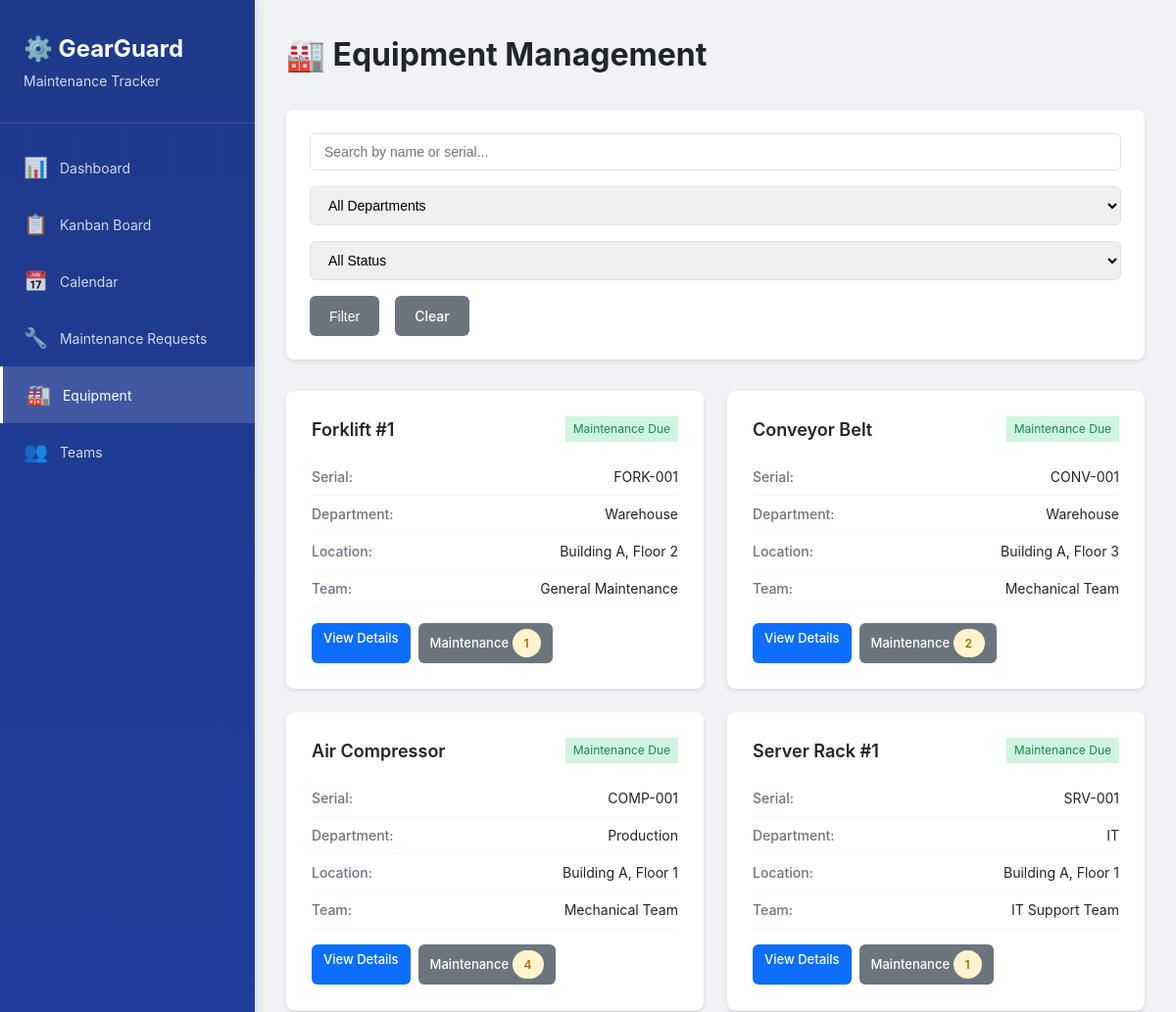
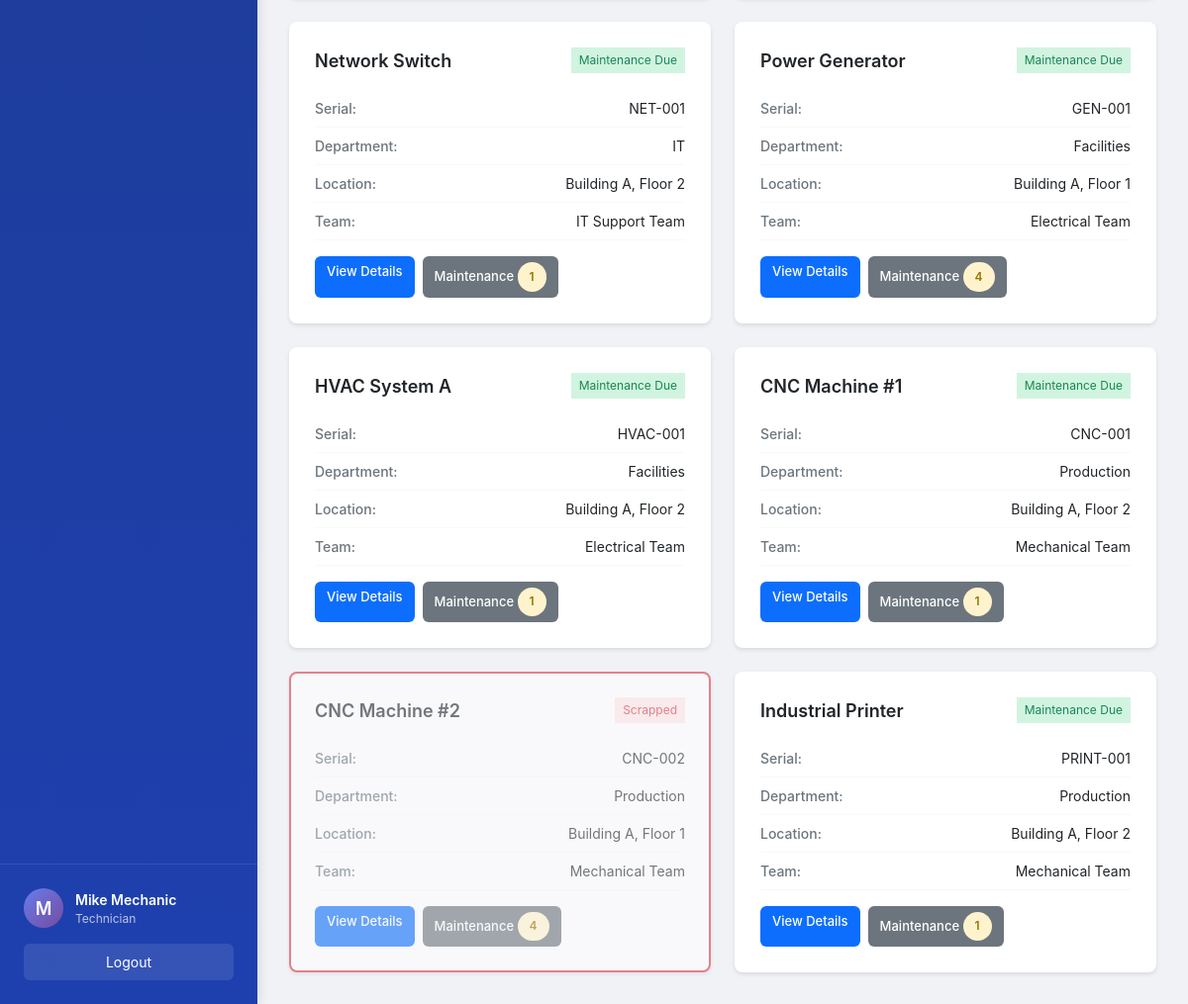
Page /equipment/ (signed in) on the committed database (2 pictures, top to bottom).
### models.py (models this page shows, shortened)
class User(UserMixin, db.Model):
    __tablename__ = 'users'
    id = db.Column(db.Integer, primary_key=True)
    name = db.Column(db.String(100), nullable=False)
    email = db.Column(db.String(120), unique=True, nullable=False)
    password_hash = db.Column(db.String(200), nullable=False)
    role = db.Column(db.String(20), nullable=False, default='Technician')
    reset_token = db.Column(db.String(100), unique=True)
    reset_token_expiry = db.Column(db.DateTime)
    created_at = db.Column(db.DateTime, default=datetime.utcnow)
    teams = db.relationship('Team', secondary=team_members,
                            backref=db.backref('members', lazy='joined'))
    assigned_requests = db.relationship('MaintenanceRequest',
                                        foreign_keys='MaintenanceRequest.assigned_technician_id',
                                        backref='assigned_technician',
                                        lazy='dynamic')
    def is_manager(self):
        return self.role in ['Admin', 'Manager']

class Equipment(db.Model):
    __tablename__ = 'equipment'
    id = db.Column(db.Integer, primary_key=True)
    name = db.Column(db.String(200), nullable=False)
    serial_number = db.Column(db.String(100), unique=True, nullable=False)
    department = db.Column(db.String(100), nullable=False)
    assigned_employee = db.Column(db.String(100))
    team_id = db.Column(db.Integer, db.ForeignKey('teams.id'), nullable=False)
    default_technician_id = db.Column(db.Integer, db.ForeignKey('users.id'))
    purchase_date = db.Column(db.Date)
    warranty_expiry = db.Column(db.Date)
    location = db.Column(db.String(200))
    is_scrapped = db.Column(db.Boolean, default=False)
    created_at = db.Column(db.DateTime, default=datetime.utcnow)
    default_technician = db.relationship(
        'User', foreign_keys=[default_technician_id])
    maintenance_requests = db.relationship('MaintenanceRequest',
                                           backref='equipment',
                                           lazy='dynamic',
                                           cascade='all, delete-orphan')
    def get_open_requests_count(self):
        return self.maintenance_requests.filter(
            MaintenanceRequest.status.in_(['New', 'In Progress'])
        ).count()
    def get_status_badge(self):
        if self.is_scrapped:
            return 'Scrapped'
        if self.get_open_requests_count() > 0:
            return 'Maintenance Due'
        return 'Operational'

class Team(db.Model):
    __tablename__ = 'teams'
    id = db.Column(db.Integer, primary_key=True)
    name = db.Column(db.String(100), nullable=False, unique=True)
    description = db.Column(db.Text)
    created_at = db.Column(db.DateTime, default=datetime.utcnow)
    equipment = db.relationship(
        'Equipment', backref='maintenance_team', lazy='dynamic')
    requests = db.relationship(
        'MaintenanceRequest', backref='team', lazy='dynamic')

### routes/equipment.py (the view, shortened to what this page needs)
@equipment_bp.route('/')
@login_required
def list_equipment():
    department = request.args.get('department', '')
    employee = request.args.get('employee', '')
    status = request.args.get('status', '')
    search = request.args.get('search', '')
    query = Equipment.query
    if department:
        query = query.filter_by(department=department)
    if employee:
        query = query.filter(Equipment.assigned_employee.contains(employee))
    if status == 'scrapped':
        query = query.filter_by(is_scrapped=True)
    elif status == 'operational':
        query = query.filter_by(is_scrapped=False)
    equipment_list = query.order_by(Equipment.created_at.desc()).all()
    departments = db.session.query(Equipment.department).distinct().all()
    departments = [d[0] for d in departments]
    return render_template('equipment/list.html',
                          equipment_list=equipment_list,
                          departments=departments,
                          filters={'department': department, 'employee': employee, 'status': status, 'search': search})

### app.py (called while the page is built)
@login_manager.user_loader
def load_user(user_id):
    return User.query.get(int(user_id))

@app.context_processor
def inject_user():
    return dict(current_user=current_user, now=datetime.now())

### templates/equipment/list.html (shortened to what this page needs)
{% extends "base.html" %}
{% block content %}
<div class="container-fluid">
    <div class="page-header">
        <h1>🏭 Equipment Management</h1>
    </div>
    <div class="filter-section">
        <form method="GET" class="filter-form">
            <input type="text" name="search" placeholder="Search by name or serial..."
                   value="{{ filters.search }}" class="form-control">
            <select name="department" class="form-control">
                <option value="">All Departments</option>
            </select>
            <select name="status" class="form-control">
                <option value="">All Status</option>
            </select>
            <button type="submit" class="btn btn-secondary">Filter</button>
            <a href="{{ url_for('equipment.list_equipment') }}" class="btn btn-secondary">Clear</a>
        </form>
    </div>
    <div class="equipment-grid">
        {% for equipment in equipment_list %}
        <div class="equipment-card {% if equipment.is_scrapped %}scrapped{% endif %}">
            <div class="equipment-header">
                <h3>{{ equipment.name }}</h3>
                <span class="equipment-badge {{ 'badge-danger' if equipment.is_scrapped else 'badge-success' }}">
                    {{ equipment.get_status_badge() }}
                </span>
            </div>
            <div class="equipment-info">
                <div class="info-row">
                    <span class="info-label">Serial:</span>
                    <span>{{ equipment.serial_number }}</span>
                </div>
                <div class="info-row">
                    <span class="info-label">Department:</span>
                    <span>{{ equipment.department }}</span>
                </div>
                <div class="info-row">
                    <span class="info-label">Location:</span>
                    <span>{{ equipment.location or '-' }}</span>
                </div>
                <div class="info-row">
                    <span class="info-label">Team:</span>
                    <span>{{ equipment.maintenance_team.name }}</span>
                </div>
            </div>
            <div class="equipment-actions">
                <a href="{{ url_for('equipment.view', id=equipment.id) }}" class="btn btn-sm btn-primary">View Details</a>
                <a href="{{ url_for('requests.list_requests') }}?equipment={{ equipment.id }}" class="btn btn-sm btn-secondary">
                    Maintenance
                    {% if equipment.get_open_requests_count() > 0 %}
                    <span class="badge badge-warning">{{ equipment.get_open_requests_count() }}</span>
                    {% endif %}
                </a>
            </div>
        </div>
        {% endfor %}
    </div>
</div>
{% endblock %}

### templates/base.html (shortened to what this page needs)
<!DOCTYPE html>
<html lang="en">
<head>
    <link rel="stylesheet" href="{{ url_for('static', filename='css/style.css') }}">
</head>
<body>
    {% if current_user.is_authenticated %}
    <div class="sidebar">
        <div class="sidebar-header">
            <h2>⚙️ GearGuard</h2>
            <p class="sidebar-subtitle">Maintenance Tracker</p>
        </div>
        <nav class="sidebar-nav">
            <a href="{{ url_for('dashboard.index') }}" class="nav-item {% if request.endpoint == 'dashboard.index' %}active{% endif %}">
                <span class="nav-icon">📊</span>
                <span>Dashboard</span>
            </a>
            <a href="{{ url_for('dashboard.kanban') }}" class="nav-item {% if request.endpoint == 'dashboard.kanban' %}active{% endif %}">
                <span class="nav-icon">📋</span>
                <span>Kanban Board</span>
            </a>
            <a href="{{ url_for('dashboard.calendar') }}" class="nav-item {% if request.endpoint == 'dashboard.calendar' %}active{% endif %}">
                <span class="nav-icon">📅</span>
                <span>Calendar</span>
            </a>
            <a href="{{ url_for('requests.list_requests') }}" class="nav-item {% if 'requests' in request.endpoint %}active{% endif %}">
                <span class="nav-icon">🔧</span>
                <span>Maintenance Requests</span>
            </a>
            <a href="{{ url_for('equipment.list_equipment') }}" class="nav-item {% if 'equipment' in request.endpoint %}active{% endif %}">
                <span class="nav-icon">🏭</span>
                <span>Equipment</span>
            </a>
            <a href="{{ url_for('teams.list_teams') }}" class="nav-item {% if 'teams' in request.endpoint %}active{% endif %}">
                <span class="nav-icon">👥</span>
                <span>Teams</span>
            </a>
        </nav>
        <div class="sidebar-footer">
            <div class="user-info">
                <div class="user-avatar">{{ current_user.name[0].upper() }}</div>
                <div class="user-details">
                    <div class="user-name">{{ current_user.name }}</div>
                    <div class="user-role">{{ current_user.role }}</div>
                </div>
            </div>
            <a href="{{ url_for('auth.logout') }}" class="btn-logout">Logout</a>
        </div>
    </div>
    {% endif %}
    <div class="main-content {% if not current_user.is_authenticated %}no-sidebar{% endif %}">
        {% block content %}{% endblock %}
    </div>
</body>
</html>

### static/css/style.css (style rules this page uses)
* { margin: 0; padding: 0; box-sizing: border-box; }
:root { --primary: #0d6efd; --primary-dark: #0b5ed7; --secondary: #6c757d; --success: #198754; --danger: #dc3545; --warning: #ffc107; --info: #0dcaf0; --light: #f8f9fa; --dark: #212529; --sidebar-width: 260px; }
body { font-family: -apple-system, BlinkMacSystemFont, "Segoe UI", Roboto, "Helvetica Neue", Arial, sans-serif; font-size: 14px; line-height: 1.5; color: var(--dark); background: #f0f2f5; }
.sidebar { position: fixed; left: 0; top: 0; bottom: 0; width: var(--sidebar-width); background: linear-gradient(180deg, #1e3a8a 0%, #1e40af 100%); color: white; display: flex; flex-direction: column; box-shadow: 2px 0 10px rgba(0, 0, 0, 0.1); z-index: 1000; }
.sidebar-header { padding: 2rem 1.5rem; border-bottom: 1px solid rgba(255, 255, 255, 0.1); }
.sidebar-header h2 { font-size: 1.5rem; font-weight: 700; margin-bottom: 0.25rem; }
.sidebar-subtitle { font-size: 0.875rem; opacity: 0.8; }
.sidebar-nav { flex: 1; padding: 1rem 0; overflow-y: auto; }
.nav-item { display: flex; align-items: center; padding: 0.875rem 1.5rem; color: rgba(255, 255, 255, 0.8); text-decoration: none; transition: all 0.2s; }
.nav-item.active { background: rgba(255, 255, 255, 0.15); color: white; border-left: 3px solid white; }
.nav-icon { font-size: 1.25rem; margin-right: 0.75rem; }
.sidebar-footer { padding: 1.5rem; border-top: 1px solid rgba(255, 255, 255, 0.1); }
.user-info { display: flex; align-items: center; gap: 0.75rem; margin-bottom: 1rem; }
.user-avatar { width: 40px; height: 40px; border-radius: 50%; background: linear-gradient(135deg, #667eea 0%, #764ba2 100%); display: flex; align-items: center; justify-content: center; font-weight: 600; font-size: 1.125rem; }
.user-name { font-weight: 600; font-size: 0.875rem; }
.user-role { font-size: 0.75rem; opacity: 0.7; }
.btn-logout { display: block; text-align: center; padding: 0.5rem; background: rgba(255, 255, 255, 0.1); color: white; text-decoration: none; border-radius: 6px; transition: background 0.2s; }
.main-content { margin-left: var(--sidebar-width); min-height: 100vh; padding: 2rem; }
.page-header { display: flex; justify-content: space-between; align-items: center; margin-bottom: 2rem; }
.page-header h1 { font-size: 2rem; font-weight: 700; color: var(--dark); }
.btn { display: inline-block; padding: 0.625rem 1.25rem; font-size: 0.875rem; font-weight: 500; text-align: center; text-decoration: none; border: none; border-radius: 6px; cursor: pointer; transition: all 0.2s; }
.btn-primary { background: var(--primary); color: white; }
.btn-secondary { background: var(--secondary); color: white; }
.btn-sm { padding: 0.375rem 0.75rem; font-size: 0.8125rem; }
.stat-card, .team-card, .equipment-card, .detail-card { background: white; border-radius: 8px; padding: 1.5rem; box-shadow: 0 2px 4px rgba(0, 0, 0, 0.1); }
.badge { display: inline-block; padding: 0.35rem 0.75rem; font-size: 0.75rem; font-weight: 600; border-radius: 20px; text-transform: uppercase; letter-spacing: 0.5px; }
.badge-success { background: #d1f4e0; color: #198754; }
.badge-danger { background: #ffe5e5; color: #dc3545; }
.badge-warning { background: #fff3cd; color: #997404; }
.form-control { width: 100%; padding: 0.625rem 0.875rem; font-size: 0.875rem; border: 1px solid #dee2e6; border-radius: 6px; transition: border-color 0.2s; }
.equipment-grid { display: grid; grid-template-columns: repeat(auto-fill, minmax(300px, 1fr)); gap: 1.5rem; }
.equipment-card { border: 2px solid transparent; transition: all 0.2s; }
.equipment-card.scrapped { opacity: 0.6; border-color: var(--danger); }
.equipment-header { display: flex; justify-content: space-between; align-items: start; margin-bottom: 1rem; }
.equipment-header h3 { font-size: 1.125rem; font-weight: 600; }
.equipment-badge { font-size: 0.75rem; padding: 0.25rem 0.5rem; }
.equipment-info { margin-bottom: 1rem; }
.info-row { display: flex; justify-content: space-between; padding: 0.5rem 0; border-bottom: 1px solid var(--light); }
.info-label { font-weight: 500; color: var(--secondary); }
.equipment-actions { display: flex; gap: 0.5rem; }
.filter-section { background: white; padding: 1.5rem; border-radius: 8px; margin-bottom: 2rem; box-shadow: 0 2px 4px rgba(0, 0, 0, 0.1); }
.filter-form { display: flex; gap: 1rem; flex-wrap: wrap; }
.filter-form .form-control { min-width: 200px; }

### rows in the picture
User: name "M", name "Mike Mechanic", role "Technician"
Equipment: name "Forklift #1", get_status_badge "Maintenance Due", serial_number "FORK-001", department "Warehouse", location "Building A, Floor 2", maintenance_team.name "General Maintenance", get_open_requests_count "1"
Equipment: name "Conveyor Belt", get_status_badge "Maintenance Due", serial_number "CONV-001", department "Warehouse", location "Building A, Floor 3", maintenance_team.name "Mechanical Team", get_open_requests_count "2"
Equipment: name "Air Compressor", get_status_badge "Maintenance Due", serial_number "COMP-001", department "Production", location "Building A, Floor 1", maintenance_team.name "Mechanical Team", get_open_requests_count "4"
Equipment: name "Server Rack #1", get_status_badge "Maintenance Due", serial_number "SRV-001", department "IT", location "Building A, Floor 1", maintenance_team.name "IT Support Team", get_open_requests_count "1"
Equipment: name "Network Switch", get_status_badge "Maintenance Due", serial_number "NET-001", department "IT", location "Building A, Floor 2", maintenance_team.name "IT Support Team", get_open_requests_count "1"
Equipment: name "Power Generator", get_status_badge "Maintenance Due", serial_number "GEN-001", department "Facilities", location "Building A, Floor 1", maintenance_team.name "Electrical Team", get_open_requests_count "4"
Equipment: name "HVAC System A", get_status_badge "Maintenance Due", serial_number "HVAC-001", department "Facilities", location "Building A, Floor 2", maintenance_team.name "Electrical Team", get_open_requests_count "1"
Equipment: name "CNC Machine #1", get_status_badge "Maintenance Due", serial_number "CNC-001", department "Production", location "Building A, Floor 2", maintenance_team.name "Mechanical Team", get_open_requests_count "1"
Equipment: name "CNC Machine #2", get_status_badge "Scrapped", serial_number "CNC-002", department "Production", location "Building A, Floor 1", maintenance_team.name "Mechanical Team", get_open_requests_count "4"
Equipment: name "Industrial Printer", get_status_badge "Maintenance Due", serial_number "PRINT-001", department "Production", location "Building A, Floor 2", maintenance_team.name "Mechanical Team", get_open_requests_count "1"
